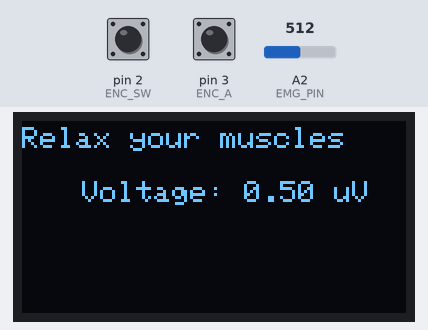
A sketch run on a simulated Arduino Uno, built with avr-gcc and run on an emulated ATmega328P. On the bench: 128×64 one-colour display. The inputs (shaded band) are chosen by the test bench; at power-on: pin 2 (ENC_SW) HIGH, A2 (EMG_PIN) = 512, pin 3 (ENC_A) HIGH. What the sketch prints to the serial monitor is not drawn.

Above: at 1.2 s.
1.3 s: pin 2 (ENC_SW) pulled LOW for 3.2 s
At 3.9 s:
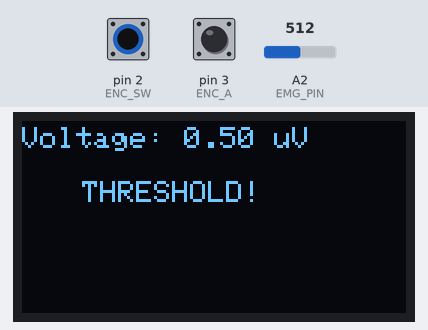
6.0 s: A2 (EMG_PIN) set to 526
At 7.2 s:
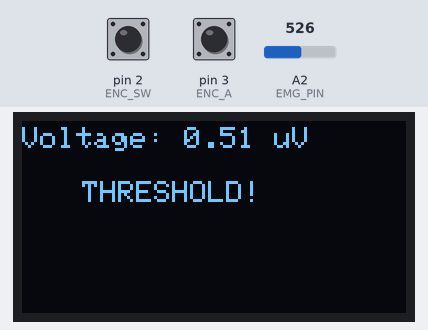
7.5 s: A2 (EMG_PIN) set to 55
At 8.2 s:
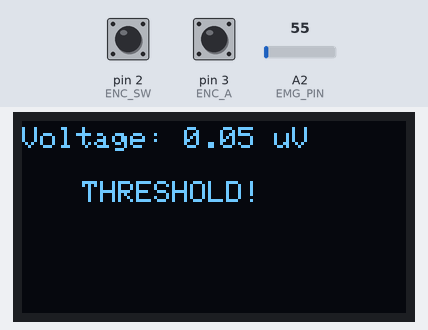
9.0 s: A2 (EMG_PIN) set to 49
At 10.2 s:
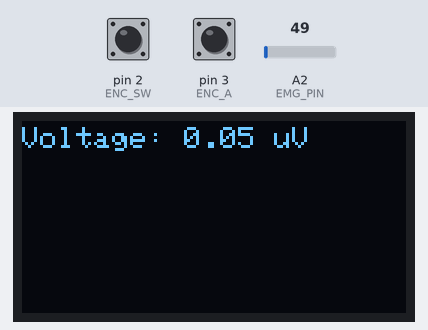
10.5 s: A2 (EMG_PIN) set to 0
12.0 s: A2 (EMG_PIN) set to 122
At 12.9 s:
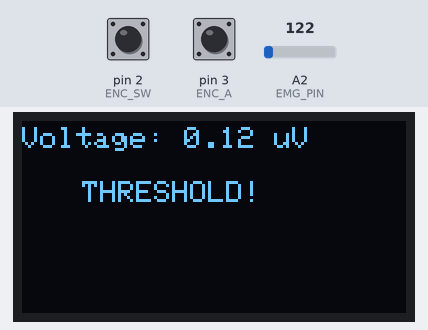
Timing chart, 0 to 14.5 s (numbered marks = the images above; inputs shaded):
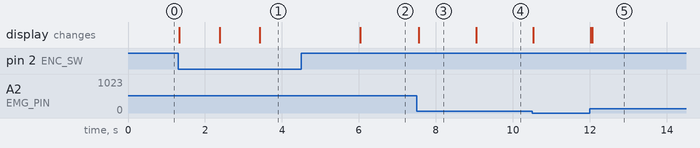

Measured:
- the behaviour switches between 516 and 517 on A2 (EMG_PIN) (found by bisection; images 1 and 2)
- the behaviour switches between 52 and 51 on A2 (EMG_PIN) (found by bisection; images 3 and 4)
- after the input at 1.3 s, the display: first changes at once (image 1 shows a later state)
- after the input at 6.0 s, the display: changes at once (image 2)
- after the input at 7.5 s, the display: changes after 0.06 s (image 3)
- after the input at 9.0 s, the display: changes after 0.05 s (image 4)
- after the input at 12.0 s, the display: first changes at once (image 5 shows a later state)

The sketch:

emg-device.ino
```cpp
#define NUM_SAMPLES 10  // Number of samples to consider for moving average
#define EMG_PIN A2
#define ENC_A 3
#define ENC_B 4
#define ENC_SW 2
#define CONV_FACTOR 0.537
//int samples[NUM_SAMPLES];  // Array to store sample values


#include <Wire.h>
#include <Adafruit_GFX.h>
#include <Adafruit_SSD1306.h>
#include <Adafruit_SH110X.h>

#define SCREEN_WIDTH 128    // OLED display width in pixels
#define SCREEN_HEIGHT 64    // OLED display height in pixels

int currentIndex = 0;  // Current index in the samples array
float movingAverage = 0;  // Variable to store the moving average
long mytime;
long previousmillis = 0;
int i;
int stage = 0;
long encoder_counter = 0;
float baseline_sig = 0;
float max_sig = 0;
float threshold = 0;
bool toggle = false;

Adafruit_SH1106G display(SCREEN_WIDTH, SCREEN_HEIGHT, &Wire, -1);

float movAvg();
float toMicroVolts(float sig);
void baselineRecordStep();
void maxPowerRecordStep();
void displayData();

void setup() {

  Serial.begin(9600);
  display.begin(0x3C, true);  // Initialize with the I2C address of the OLED
  display.clearDisplay();     // Clear the buffer

  // You can uncomment the below line to rotate the display if needed
  // display.setRotation(2);

  attachInterrupt(digitalPinToInterrupt(ENC_A), encoderChAInterrupt, RISING);

  // Write text on the display
  display.setTextSize(1);
  display.setTextColor(SSD1306_WHITE);
  display.setCursor(0, 2);
     // Output the buffer to the OLED

}

void loop() {
  Serial.println(digitalRead(ENC_SW));
  switch(stage) {
    case 0:
      baselineRecordStep();
      break;
    case 1:
      maxPowerRecordStep();
      break;
    case 2:
      setThresholdStep();
      break;
    case 3:
      displayData();
      break;
  }
}

float movAvg() {
  float avg = 0;
  for(i = 0; i < NUM_SAMPLES; i++) {
    avg += (analogRead(EMG_PIN) / 1023.0);
  }
  return avg / NUM_SAMPLES;
}

float toMicroVolts(float sig) {
  return sig / CONV_FACTOR;
}

void baselineRecordStep() {
  display.clearDisplay();
  display.setCursor(0, 2);
  display.print("Relax your muscles");
  display.setCursor(20, 20);
  display.print("Voltage: ");
  float avg = movAvg();
  display.print(avg);
  display.print(" uV");
  display.display();
  if(digitalRead(ENC_SW) == LOW && toggle == false) {
    toggle = true;
    previousmillis = millis();
    baseline_sig = avg;
    stage = 1;
  }
}

void maxPowerRecordStep() {
  if(millis() - previousmillis > 1000) {
    toggle = false;
  }
  display.clearDisplay();
  display.setCursor(0, 2);
  display.print("Flex your muscles");
  display.setCursor(20, 20);
  display.print("Voltage: ");
  float avg = movAvg();
  display.print(avg);
  display.print(" uV");
  display.display();
  if(digitalRead(ENC_SW) == LOW && toggle == false) {
    toggle = true;
    previousmillis = millis();
    max_sig = avg;
    stage = 2;
  }
}

void setThresholdStep() {
  if(millis() - previousmillis > 1000) {
    toggle = false;
  }
  display.clearDisplay();
  display.setCursor(0, 2);
  display.print("Set threshold percentage: ");
  display.setCursor(20, 20);
  display.print("Threshold: ");
  float thr = 0.1 * (abs(encoder_counter) % 9) + 0.1;
  display.print(thr * 100.0);
  display.print(" %");
  display.display();
  if(digitalRead(ENC_SW) == LOW && toggle == false) {
    toggle = true;
    previousmillis = millis();
    threshold = thr;
    stage = 3;
  }
}

void displayData() {
  display.clearDisplay();
  display.setCursor(0, 2);
  display.print("Voltage: ");
  float avg = movAvg();
  display.print(avg);
  display.print(" uV");
  if(avg > (max_sig * threshold)) {
    display.setCursor(20, 20);
    display.print("THRESHOLD!");
  }
  display.display();
}

void encoderChAInterrupt() {
  if(digitalRead(ENC_B) == HIGH) {
    encoder_counter++;
  } else {
    encoder_counter--;
  }
}
```
